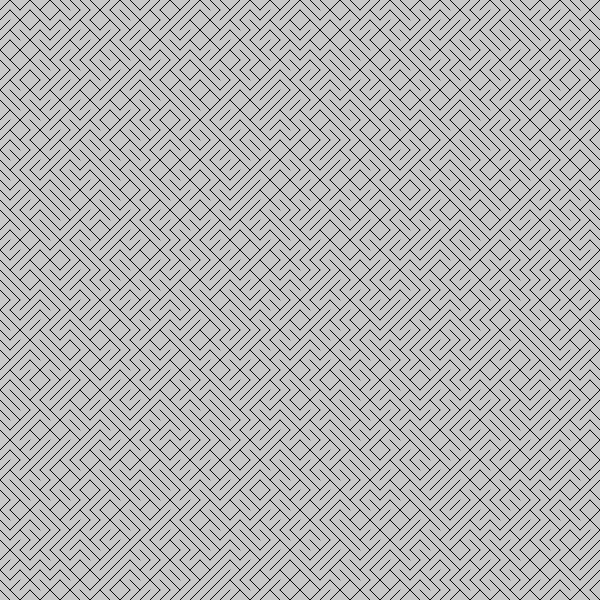
Frame 1 (no input)
Frame 60 (no input): identical to frame 1, image omitted
Frame 120 (the mouse pressed at the canvas centre since frame 60): identical to frame 1, image omitted

The p5.js sketch that drew this single still picture (run headless with seeded random() and noise() and a simulated clock; from frame 60 on, the mouse is pressed at the canvas centre):

// p5.js sketch
// ── sketch.js
const dimension=600;

var numTiles=60;
var strk=10;
var chance=50;

var sizet;
var tiles=[];
var pressed=false;
var current;
function setup() {
	createCanvas(dimension, dimension);
  for(var i=0;i<numTiles*numTiles;i++){
    tiles[i]=new tile(i);
    tiles[i].generate();
  }
  current=numTiles*numTiles;
}

function draw() {
  sizeT=dimension/numTiles;
  background(200);
  while(current<numTiles*numTiles){
    tiles[current]=new tile(current);
    tiles[current].generate();
    current++;
  }
  if(keyIsDown(32)&&!pressed){
    tiles.forEach((tile)=>tile.generate());
    pressed=true;
  }
  else if(!keyIsDown(32)){
    pressed=false;
  }
  tiles.forEach((tile)=>tile.show());
  if(numTiles<=0){
    numTiles=10;
  }
  if(chance<0||chance>100){
    chance=50;
  }
}

// ── tiles.js
function tile(index){
  this.x;
  this.y;
  this.index=index;
  this.generate=function(){
    this.slash=random(0,1)<chance/100;
  }
  this.show=function(){
    this.x=index%numTiles;
    this.y=floor(index/numTiles);
    stroke(strk);
    if(this.slash){
      line(this.x*sizeT,this.y*sizeT,(this.x+1)*sizeT,(this.y+1)*sizeT);
    }
    else{
      line((this.x+1)*sizeT,this.y*sizeT,this.x*sizeT,(this.y+1)*sizeT);
    }
  }
}
